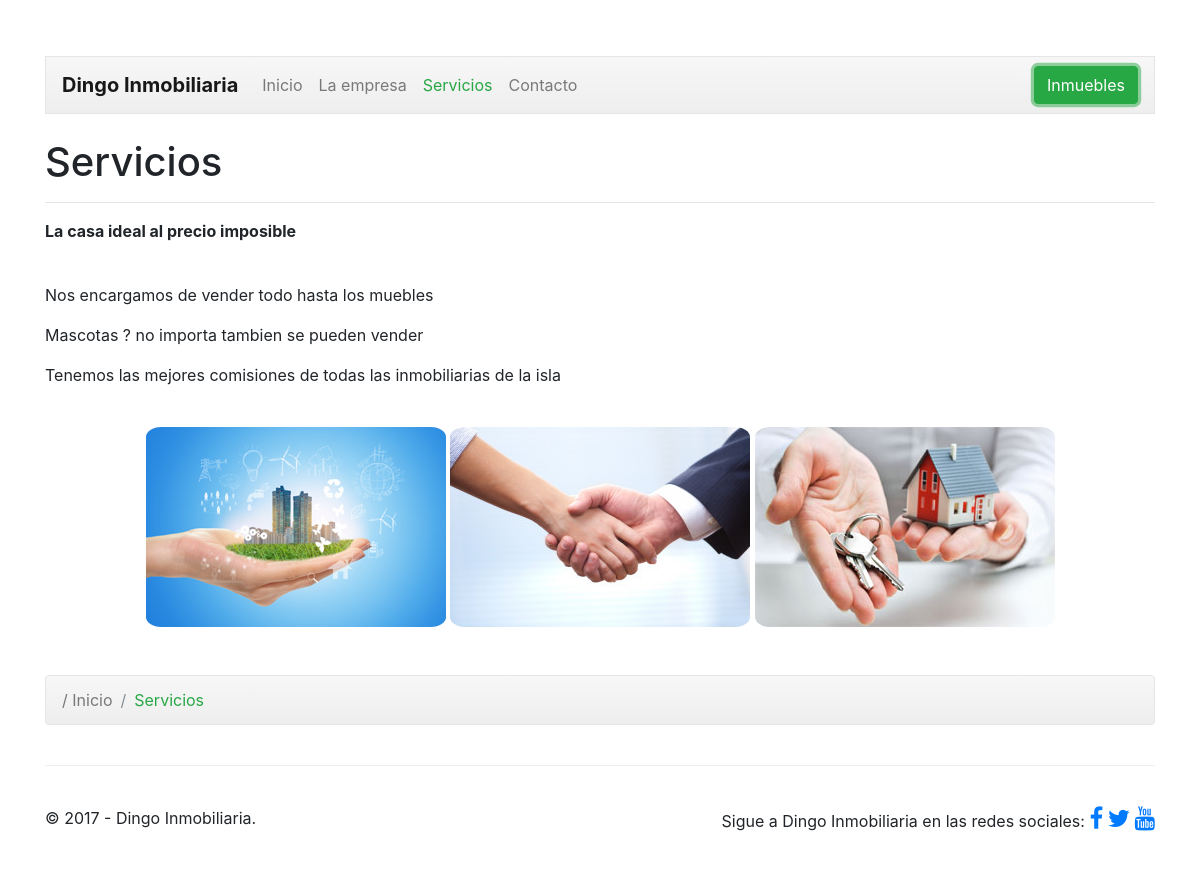
Screenshot of /servicios.php?id=2 with the database file from the repository.
### tables this page shows
CREATE TABLE IF NOT EXISTS `organizacion` (
  `ORG_id` int(11) NOT NULL AUTO_INCREMENT,
  `ORG_nombre` varchar(50) NOT NULL,
  `ORG_correo` varchar(50) NOT NULL,
  `ORG_telefono` varchar(15) NOT NULL,
  `ORG_direccion` varchar(180) NOT NULL,
  `ORG_tipo` varchar(20) NOT NULL DEFAULT 'Inmobiliaria',
  `ORG_acerca` varchar(700) NOT NULL,
  `ORG_acerca2` varchar(700) DEFAULT NULL,
  `ORG_acerca3` varchar(700) DEFAULT NULL,
  `ORG_tituloacerca` varchar(100) NOT NULL,
  `ORG_servicio1` varchar(700) NOT NULL,
  `ORG_servicio2` varchar(700) DEFAULT NULL,
  `ORG_servicio3` varchar(700) DEFAULT NULL,
  PRIMARY KEY (`ORG_id`)
);

### web/servicios.php (the view, shortened to what this page needs)
<?php
  $id = $_GET["id"];
  $conexion=mysqli_connect("localhost","root","","gecko") or
      die("Problemas con la conexión");
  $registros=mysqli_query($conexion,"select ORG_nombre, ORG_tituloacerca, ORG_servicio1, ORG_servicio2, ORG_servicio3
                          from organizacion where ORG_id = '$id'") or
    die("Problemas en el select:".mysqli_error($conexion));
  if ($reg=mysqli_fetch_array($registros)){
    $nombre = $reg['ORG_nombre'];
    $titulo = $reg['ORG_tituloacerca'];
    $parrafo1 = $reg['ORG_servicio1'];
    $parrafo2 = $reg['ORG_servicio2'];
    $parrafo3 = $reg['ORG_servicio3'];
  }
?>
<!doctype html>
<html lang="es">
  <head>
    <link href="dist/css/bootstrap.min.css" rel="stylesheet">
    <link href="dist/css/justified-nav.css" rel="stylesheet">
    <link href="dist/css/propio.css" rel="stylesheet">
  	<link rel="stylesheet" href="https://cdnjs.cloudflare.com/ajax/libs/font-awesome/4.7.0/css/font-awesome.min.css">
  	<link href="css/bootstrap.min.css" rel="stylesheet">
    <link href="css/justified-nav.css" rel="stylesheet">
    <link href="css/shop-homepage.css" rel="stylesheet">
  </head>
  <body>
    <div class="container">
      <header class="masthead">
		<nav class="navbar navbar-expand-lg navbar-light bg-light">
			<a class="navbar-brand" href="index.php?id=<?php echo $id ?>"><b><?php echo $nombre ?></b></a>
			<div class="collapse navbar-collapse" id="navbarSupportedContent">
				<ul class="navbar-nav mr-auto">
					<li class="nav-item">
						<a class="nav-link" href="index.php?id=<?php echo $id ?>">Inicio <span class="sr-only">(current)</span></a>
					</li>
					<li class="nav-item">
						<a class="nav-link" href="empresa.php?id=<?php echo $id ?>">La empresa</a>
					</li>
					<li class="nav-item active">
						<a class="nav-link" href="servicios.php?id=<?php echo $id ?>"><span style="color: rgb(40, 167, 69);">Servicios</span></a>
					</li>
					<li class="nav-item">
						<a class="nav-link" href="contacto.php?id=<?php echo $id ?>">Contacto</a>
					</li>
				</ul>
				<div class="form-inline my-2 my-lg-0">
					<?php
                    echo'<a href="inmuebles.php?id='. $id.'">
                    	<button class="btn btn-outline-success my-2 my-sm-0 active" type="submit">Inmuebles</button>
					</a>';
                    ?>
				</div>
			</div>
		</nav>
      </header>
      <br>
      <main role="main">
        <div class="row-fluid">
	        <div class="span12" id="divMain" style="text-align:justify;">
	            <h1>Servicios</h1>
	            <hr>
	            <p><strong class="text-error"><? echo $titulo ?></strong><br><br></p>
              <p><?php echo $parrafo1 ?></p>
              <p><?php echo $parrafo2 ?></p>
              <p><?php echo $parrafo3 ?></p>
              <br>
              <center>
                <img src="img/servicios/img2.jpg" alt="Encuentra tu casa" style="border-radius: 5%">
                <img src="img/servicios/img1.jpg" alt="Cerramos el acuerdo" style="border-radius: 5%">
                <img src="img/servicios/img3.jpg" alt="Te entregamos tu casa" style="border-radius: 5%">
              </center>
	        </div><br><br>
	    </div>
        <nav class="breadcrumb" style="background-image: linear-gradient(to bottom, #f7f7f7 0%,#eee 100%);
    border: 1px solid #e5e5e5;">
			<a class="breadcrumb-item" href="index.php?id=<?php echo $id ?>" id='link-custom-breadcrumb'>/ Inicio</a>
			<span class="breadcrumb-item active" span style="color: rgb(40, 167, 69);">Servicios</span>
		</nav>
      </main>
      <footer class="footer">
      	<div class="row">
          <div class="col-lg-3">
          	<p>&copy; 2017 - <?php echo $nombre ?>.</p>
          </div>
          <div class="col-lg-9">
			  <p class="text-right">Sigue a <?php echo $nombre ?> en las redes sociales:
			  	<a href="http://www.facebook.com" target="_blank"><i class="fa fa-facebook" style="font-size:24px"></i></a>
			  	<a href="http://www.twitter.com" target="_blank"><i class="fa fa-twitter" style="font-size:24px"></i></a>
			  	<a href="http://www.youtube.com" target="_blank"><i class="fa fa-youtube" style="font-size:24px"></i></a>
			  </p>
          </div>
        </div>
      </footer>
    </div>
  </body>
</html>

### web/css/justified-nav.css (style rules this page uses)
body { padding-top: 20px; }
.footer { padding-top: 40px; padding-bottom: 40px; margin-top: 40px; border-top: 1px solid #eee; }
.navbar { background-image: linear-gradient(to bottom, #f7f7f7 0%,#eee 100%); border: 1px solid #e5e5e5; }
@media (min-width: 768px) { .navbar-nav { display: -ms-flexbox; display: flex; } }
@media (min-width: 768px) { .navbar-nav .nav-item { -ms-flex: 1 0 auto; flex: 1 0 auto; } }
@media screen and (min-width: 768px) { .masthead, .marketing, .footer { padding-right: 0; padding-left: 0; } }

### web/css/shop-homepage.css (style rules this page uses)
body { padding-top: 54px; }
@media (min-width: 992px) { body { padding-top: 56px; } }

### rows the page displays
organizacion: ORG_nombre "Dingo Inmobiliaria", ORG_tituloacerca "La casa ideal al precio imposible", ORG_servicio1 "Nos encargamos de vender todo hasta los muebles", ORG_servicio2 "Mascotas ? no importa tambien se pueden vender", ORG_servicio3 "Tenemos las mejores comisiones de todas las inmobiliarias de la isla"
